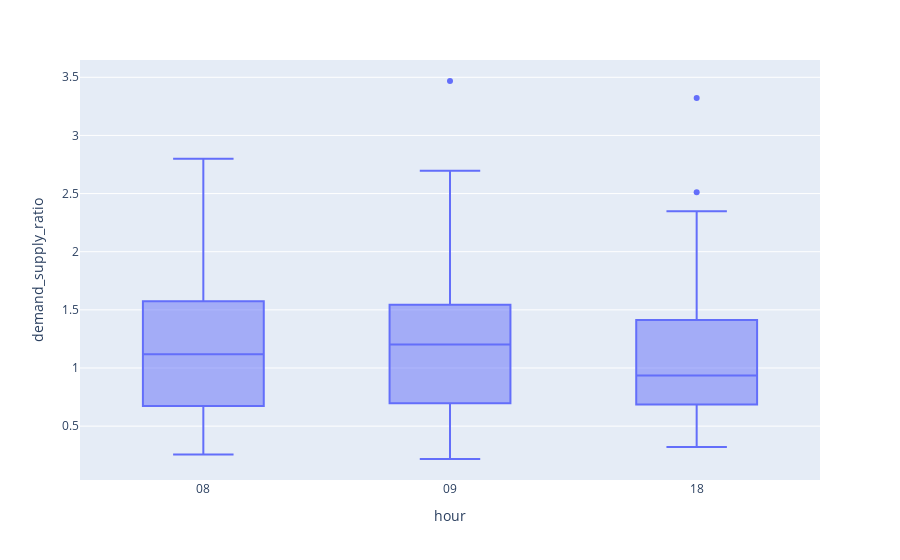

Notebook source saved alongside this figure:
### Code cell
# demand/supply ratio behavior analysis
fig = px.box(complete_table.filter(F.col('hour').isin(['08','09','18'])).orderBy('hour').toPandas(),
              x = "hour",
              y = 'demand_supply_ratio'
             )
fig.show()

### Figure 1 — Plotly figure (JSON) as saved in the notebook; plotly's stock layout.template omitted (floating-point values rounded to 4 significant figures)
{"data": [{"alignmentgroup": "True", "hovertemplate": "hour=%{x}<br>demand_supply_ratio=%{y}<extra></extra>", "legendgroup": "", "marker": {"color": "#636efa"}, "name": "", "notched": false, "offsetgroup": "", "orientation": "v", "showlegend": false, "type": "box", "x": ["08", "08", "08", "08", "08", "08", "08", "08", "08", "08", "08", "08", "08", "08", "08", "08", "08", "08", "08", "08", "08", "08", "08", "08", "08", "08", "08", "08", "08", "08", "08", "08", "08", "08", "08", "09", "09", "09", "09", "09", "09", "09", "09", "09", "09", "09", "09", "09", "09", "09", "09", "09", "09", "09", "09", "09", "09", "09", "09", "09", "09", "09", "09", "09", "09", "09", "09", "09", "09", "09", "18", "18", "18", "18", "18", "18", "18", "18", "18", "18", "18", "18", "18", "18", "18", "18", "18", "18", "18", "18", "18", "18", "18", "18", "18", "18", "18", "18", "18", "18", "18", "18", "18", "18", "18"], "x0": " ", "xaxis": "x", "y": [1.638, 0.8281, 1.016, 1.608, 1.578, 2.8, 2.6, 2.114, 1.564, 1.153, 1.25, 0.8148, 0.6923, 2.071, 1.13, 1.455, 1.517, 0.5405, 0.8966, 1.075, 0.4098, 0.4615, 0.434, 0.2564, 0.3548, 1, 1.119, 1.104, 1.145, 0.641, 0.6667, 1.939, 2.089, 1.391, 0.4167, 1.545, 1.576, 1.259, 0.7632, 1.387, 1.643, 0.7857, 0.9221, 0.3881, 0.2174, 1.307, 1.4, 0.619, 1.536, 1.852, 3.468, 0.5455, 1.282, 1.203, 0.9189, 0.6757, 1.509, 1.507, 0.6444, 1.183, 0.4681, 0.3521, 0.4615, 1.083, 1.065, 2.288, 0.7931, 2.056, 2.193, 2.696, 0.9459, 0.9359, 1.53, 0.988, 1.373, 0.8585, 1.187, 0.6842, 0.4762, 0.3208, 0.575, 1.419, 1.278, 0.7733, 1.492, 3.322, 2.511, 0.8659, 0.9259, 0.9457, 0.6049, 0.5301, 0.8025, 0.6903, 0.33, 0.5422, 1.21, 0.75, 0.4302, 1.398, 1.673, 1.556, 0.7821, 1.787, 2.348], "y0": " ", "yaxis": "y"}], "layout": {"boxmode": "group", "legend": {"tracegroupgap": 0}, "margin": {"t": 60}, "xaxis": {"anchor": "y", "domain": [0, 1], "title": {"text": "hour"}}, "yaxis": {"anchor": "x", "domain": [0, 1], "title": {"text": "demand_supply_ratio"}}}}
